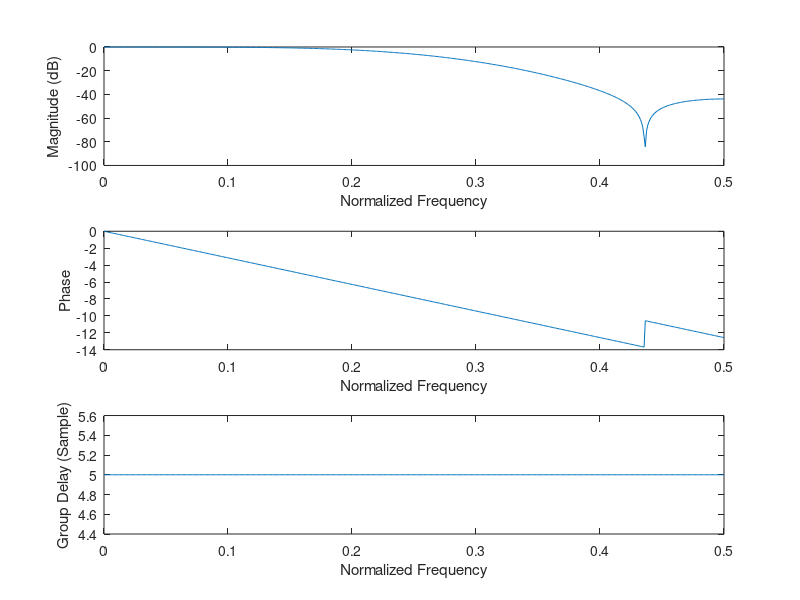

Write MATLAB code to recreate this figure.
H = [0.00506, 0, -0.04194, 0, 0.28848, 0.49679, 0.28848, 0, -0.04194, 0, 0.00506];
N = 1024;

dft = fft(H,N);
mag = 20 * log10( abs(dft)./max(abs(dft)));

subplot(3,1,1)
plot((0:N/2)/N, mag(1:N/2+1))
xlabel('Normalized Frequency')
ylabel('Magnitude (dB)')

subplot(3,1,2)
phase = unwrap(angle(dft));
plot((0:N/2)/N, phase(1:N/2+1))
xlabel('Normalized Frequency')
ylabel('Phase')

subplot(3,1,3)
g = grpdelay(H, 1, 1024, 'whole').';  
plot((0:N/2)/N, g(1:N/2+1))
xlabel('Normalized Frequency')
ylabel('Group Delay (Sample)')
